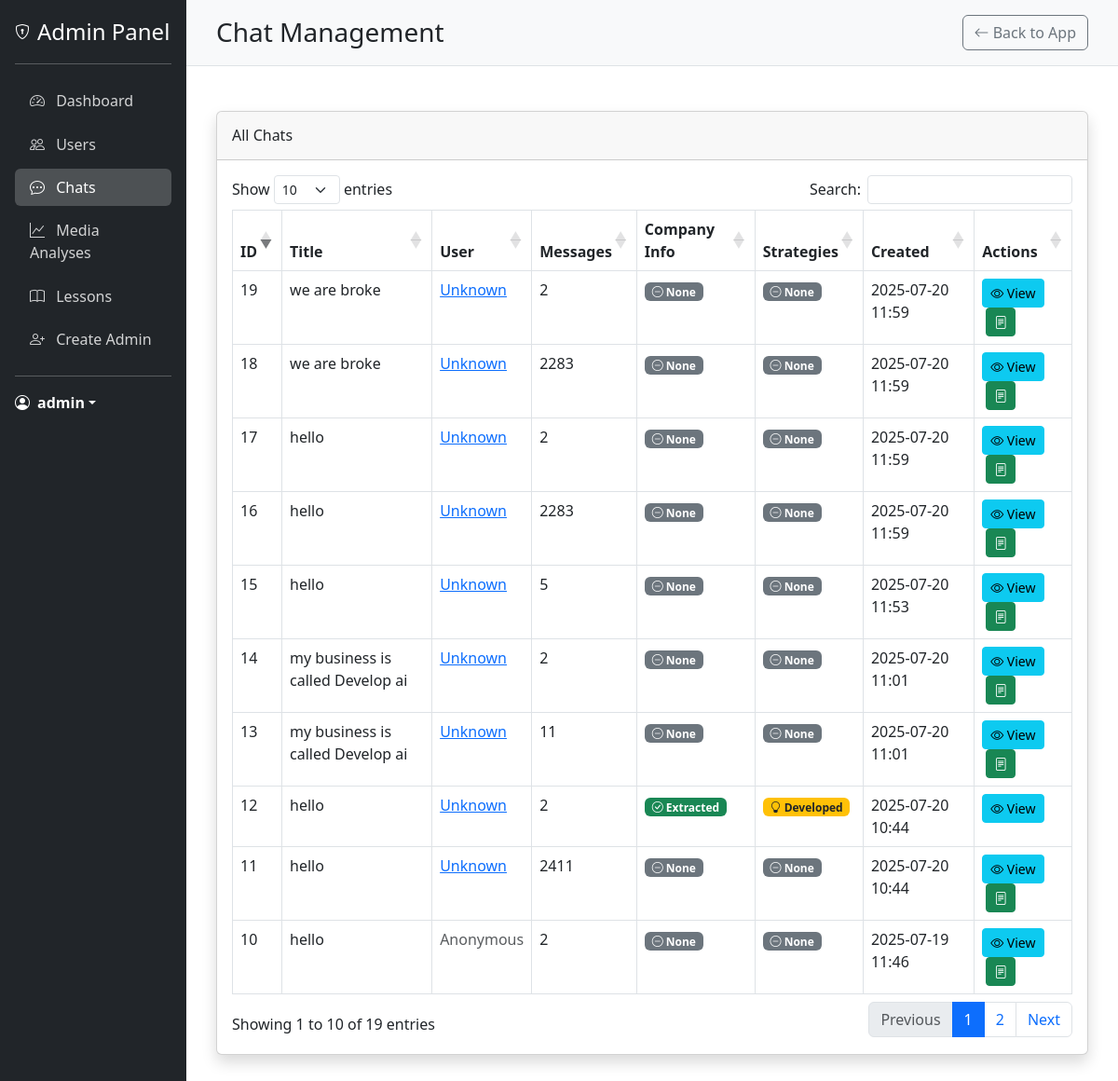
Screenshot of /admin/chats (signed in) with the database file from the repository.
### models.py (models this page shows, shortened)
class User(UserMixin, db.Model):
    __tablename__ = 'users'
    id = db.Column(db.Integer, primary_key=True)
    username = db.Column(db.String(80), unique=True, nullable=False)
    email = db.Column(db.String(120), unique=True, nullable=False)
    password_hash = db.Column(db.String(128), nullable=False)
    is_admin = db.Column(db.Boolean, default=False)
    created_at = db.Column(db.DateTime, default=datetime.utcnow)
    last_login = db.Column(db.DateTime)
    latitude = db.Column(db.Float)
    longitude = db.Column(db.Float)
    location_name = db.Column(db.String(200))
    analyses = db.relationship('MediaAnalysis', backref='user', lazy=True)

class Chat(db.Model):
    __tablename__ = 'chats'
    id = db.Column(db.Integer, primary_key=True)
    user_id = db.Column(db.Integer, db.ForeignKey('users.id'), nullable=True)
    created_at = db.Column(db.DateTime, default=datetime.utcnow)
    updated_at = db.Column(db.DateTime, default=datetime.utcnow, onupdate=datetime.utcnow)
    title = db.Column(db.String(255), nullable=True)  # Optional title based on content
    fact_sheet = db.Column(db.Text, nullable=True)  # Stores extracted company info
    strategies = db.Column(db.Text, nullable=True)  # Stores generated strategies
    messages = relationship("Message", back_populates="chat", cascade="all, delete-orphan")

### app.py (the view)
@app.route('/admin/chats')
@login_required
@admin_required
def admin_chats():
    chats = Chat.query.order_by(Chat.created_at.desc()).all()
    return render_template('admin/chats.html', chats=chats)

### app.py (called while the page is built)
@login_manager.user_loader
def load_user(user_id):
    return User.query.get(int(user_id))

def admin_required(f):
    @wraps(f)
    def decorated_function(*args, **kwargs):
        if not current_user.is_authenticated:
            flash('You need to login first.', 'danger')
            return redirect(url_for('login'))
        if not hasattr(current_user, 'is_admin') or not current_user.is_admin:
            flash('You need admin privileges to access this page.', 'danger')
            return redirect(url_for('landing_page1'))
        return f(*args, **kwargs)
    return decorated_function

### templates/admin/chats.html (shortened to what this page needs)
{% extends "admin/base_admin.html" %}
{% block header %}Chat Management{% endblock %}
{% block content %}
<div class="card shadow mb-4">
    <div class="card-header py-3">
        <h6 class="m-0 font-weight-bold">All Chats</h6>
    </div>
    <div class="card-body">
        <div class="table-responsive">
            <table class="table table-bordered" id="chatsTable" width="100%" cellspacing="0">
                <thead>
                    <tr>
                        <th>ID</th>
                        <th>Title</th>
                        <th>User</th>
                        <th>Messages</th>
                        <th>Company Info</th>
                        <th>Strategies</th>
                        <th>Created</th>
                        <th>Actions</th>
                    </tr>
                </thead>
                <tbody>
                    {% for chat in chats %}
                    <tr>
                        <td>{{ chat.id }}</td>
                        <td>{{ chat.title or 'Untitled Chat' }}</td>
                        <td>
                            {% if chat.user_id %}
                            <a href="{{ url_for('admin_user_detail', user_id=chat.user_id) }}">
                                {{ chat.user.username if chat.user else 'Unknown' }}
                            </a>
                            {% else %}
                            <span class="text-muted">Anonymous</span>
                            {% endif %}
                        </td>
                        <td>{{ chat.messages|length }}</td>
                        <td>
                            {% if chat.fact_sheet %}
                            <span class="badge bg-success"><i class="bi bi-check-circle"></i> Extracted</span>
                            {% else %}
                            <span class="badge bg-secondary"><i class="bi bi-dash-circle"></i> None</span>
                            {% endif %}
                        </td>
                        <td>
                            {% if chat.strategies %}
                            <span class="badge bg-warning text-dark"><i class="bi bi-lightbulb"></i> Developed</span>
                            {% else %}
                            <span class="badge bg-secondary"><i class="bi bi-dash-circle"></i> None</span>
                            {% endif %}
                        </td>
                        <td>{{ chat.created_at.strftime('%Y-%m-%d %H:%M') }}</td>
                        <td>
                            <a href="{{ url_for('admin_chat_detail', chat_id=chat.id) }}" class="btn btn-sm btn-info">
                                <i class="bi bi-eye"></i> View
                            </a>
                            {% if not chat.fact_sheet %}
                            <button class="btn btn-sm btn-success ms-1" onclick="quickExtractFacts({{ chat.id }}, this)" title="Extract Company Info">
                                <i class="bi bi-file-text"></i>
                            </button>
                            {% endif %}
                        </td>
                    </tr>
                    {% endfor %}
                </tbody>
            </table>
        </div>
    </div>
</div>
{% endblock %}
{% block extra_css %}
<link rel="stylesheet" href="https://cdn.datatables.net/1.11.5/css/dataTables.bootstrap5.min.css">
{% endblock %}

### templates/admin/base_admin.html (shortened to what this page needs)
<!DOCTYPE html>
<html lang="en">
<head>
    <link href="https://cdn.jsdelivr.net/npm/bootstrap@5.3.0-alpha1/dist/css/bootstrap.min.css" rel="stylesheet">
    <link rel="stylesheet" href="https://cdn.jsdelivr.net/npm/bootstrap-icons@1.10.3/font/bootstrap-icons.css">
    {% block extra_css %}{% endblock %}
</head>
<body>
    <div class="container-fluid">
        <div class="row">
            <div class="col-md-2 admin-sidebar p-0">
                <div class="d-flex flex-column p-3">
                    <a href="{{ url_for('admin_dashboard') }}" class="d-flex align-items-center mb-3 mb-md-0 me-md-auto text-white text-decoration-none">
                        <i class="bi bi-shield-lock me-2"></i>
                        <span class="fs-4">Admin Panel</span>
                    </a>
                    <hr>
                    <ul class="nav nav-pills flex-column mb-auto">
                        <li class="nav-item">
                            <a href="{{ url_for('admin_dashboard') }}" class="nav-link {% if request.endpoint == 'admin_dashboard' %}active{% endif %}">
                                <i class="bi bi-speedometer2 me-2"></i>
                                Dashboard
                            </a>
                        </li>
                        <li>
                            <a href="{{ url_for('admin_users') }}" class="nav-link {% if request.endpoint == 'admin_users' or request.endpoint == 'admin_user_detail' %}active{% endif %}">
                                <i class="bi bi-people me-2"></i>
                                Users
                            </a>
                        </li>
                        <li>
                            <a href="{{ url_for('admin_chats') }}" class="nav-link {% if request.endpoint == 'admin_chats' or request.endpoint == 'admin_chat_detail' %}active{% endif %}">
                                <i class="bi bi-chat-dots me-2"></i>
                                Chats
                            </a>
                        </li>
                        <li>
                            <a href="{{ url_for('admin_analyses') }}" class="nav-link {% if request.endpoint == 'admin_analyses' %}active{% endif %}">
                                <i class="bi bi-graph-up me-2"></i>
                                Media Analyses
                            </a>
                        </li>
                        <li>
                            <a href="{{ url_for('admin_lessons') }}" class="nav-link {% if request.endpoint == 'admin_lessons' %}active{% endif %}">
                                <i class="bi bi-book me-2"></i>
                                Lessons
                            </a>
                        </li>
                        <li>
                            <a href="{{ url_for('create_admin') }}" class="nav-link {% if request.endpoint == 'create_admin' %}active{% endif %}">
                                <i class="bi bi-person-plus me-2"></i>
                                Create Admin
                            </a>
                        </li>
                    </ul>
                    <hr>
                    <div class="dropdown">
                        <a href="#" class="d-flex align-items-center text-white text-decoration-none dropdown-toggle" id="dropdownUser1" data-bs-toggle="dropdown" aria-expanded="false">
                            <i class="bi bi-person-circle me-2"></i>
                            <strong>{{ current_user.username }}</strong>
                        </a>
                    </div>
                </div>
            </div>
            <div class="col-md-10 p-0">
                <div class="admin-header d-flex justify-content-between align-items-center">
                    <h1 class="h3 mb-0">{% block header %}Admin Dashboard{% endblock %}</h1>
                    <div>
                        <a href="{{ url_for('landing_page1') }}" class="btn btn-outline-secondary">
                            <i class="bi bi-arrow-left"></i> Back to App
                        </a>
                    </div>
                </div>
                <div class="admin-content">
                    {% block content %}{% endblock %}
                </div>
            </div>
        </div>
    </div>
</body>
</html>

### templates/admin/base_admin.html (style rules this page uses)
.admin-sidebar { min-height: 100vh; background-color: #212529; color: white; }
.admin-sidebar .nav-link { color: rgba(255, 255, 255, 0.8); padding: 0.5rem 1rem; margin: 0.2rem 0; }
.admin-sidebar .nav-link.active { color: white; background-color: rgba(255, 255, 255, 0.2); }
.admin-content { padding: 2rem; }
.admin-header { background-color: #f8f9fa; padding: 1rem 2rem; border-bottom: 1px solid #dee2e6; }

### rows the page displays
User: username "admin"
Chat: id "19", title "we are broke", user "Unknown", messages|length "2", shows "None", created_at "2025-07-20 11:59"
Chat: id "18", title "we are broke", user "Unknown", messages|length "2283", shows "None", created_at "2025-07-20 11:59"
Chat: id "17", title "hello", user "Unknown", messages|length "2", shows "None", created_at "2025-07-20 11:59"
Chat: id "16", title "hello", user "Unknown", messages|length "2283", shows "None", created_at "2025-07-20 11:59"
Chat: id "15", title "hello", user "Unknown", messages|length "5", shows "None", created_at "2025-07-20 11:53"
Chat: id "14", title "my business is called Develop ai", user "Unknown", messages|length "2", shows "None", created_at "2025-07-20 11:01"
Chat: id "13", title "my business is called Develop ai", user "Unknown", messages|length "11", shows "None", created_at "2025-07-20 11:01"
Chat: id "12", title "hello", user "Unknown", messages|length "2", shows "Extracted", shows "Developed", created_at "2025-07-20 10:44"
Chat: id "11", title "hello", user "Unknown", messages|length "2411", shows "None", created_at "2025-07-20 10:44"
Chat: id "10", title "hello", shows "Anonymous", messages|length "2", shows "None", created_at "2025-07-19 11:46"
